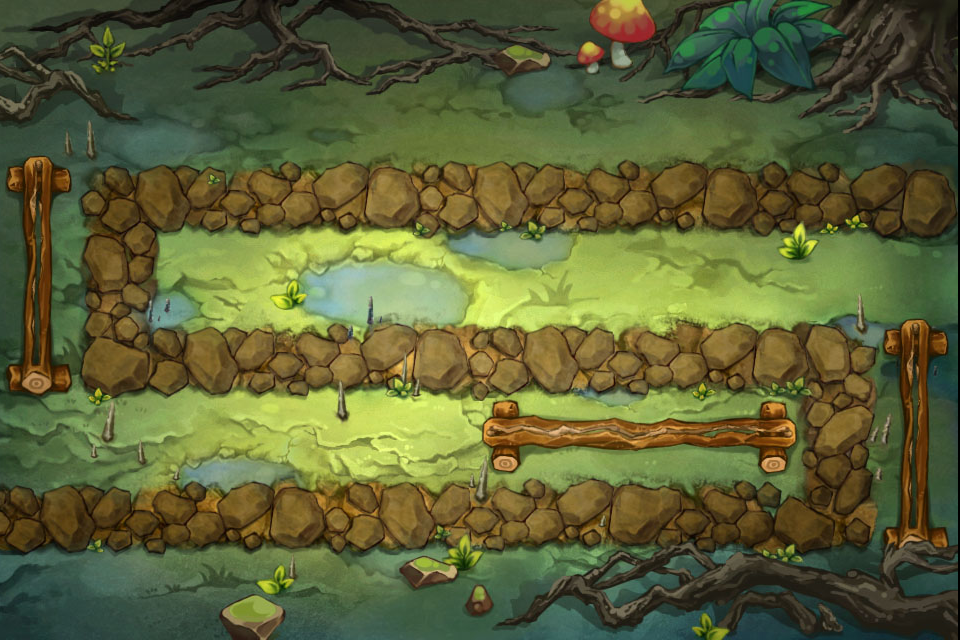

This is a level from a 2D game, rendered from its Tiled map with the project's own tilesets. A one-line summary and the map file follow, with tile-layer data summarised:
An orthogonal 12x8 tile map with 80x80 px tiles, 1 tile layer (Background) and 7 objects (3x grass, 2x wood, woodhero, stakes.png).

<map version="1.0" orientation="orthogonal" width="12" height="8" tilewidth="80" tileheight="80">
 <tileset firstgid="1" name="level4_1bg" tilewidth="80" tileheight="80">
  <tileoffset x="-2" y="0" />
  <image source="level4_1bg.jpg" width="960" height="640" />
  <tile id="13">
   <properties>
    <property name="tiletype" value="1" />
   </properties>
  </tile>
  <tile id="14">
   <properties>
    <property name="tiletype" value="1" />
   </properties>
  </tile>
  <tile id="15">
   <properties>
    <property name="tiletype" value="1" />
   </properties>
  </tile>
  <tile id="16">
   <properties>
    <property name="tiletype" value="1" />
   </properties>
  </tile>
  <tile id="17">
   <properties>
    <property name="tiletype" value="1" />
   </properties>
  </tile>
  <tile id="18">
   <properties>
    <property name="tiletype" value="1" />
   </properties>
  </tile>
  <tile id="19">
   <properties>
    <property name="tiletype" value="1" />
   </properties>
  </tile>
  <tile id="20">
   <properties>
    <property name="tiletype" value="1" />
   </properties>
  </tile>
  <tile id="21">
   <properties>
    <property name="tiletype" value="1" />
   </properties>
  </tile>
  <tile id="22">
   <properties>
    <property name="tiletype" value="1" />
   </properties>
  </tile>
  <tile id="24">
   <properties>
    <property name="tiletype" value="2" />
   </properties>
  </tile>
  <tile id="25">
   <properties>
    <property name="tiletype" value="0" />
   </properties>
  </tile>
  <tile id="26">
   <properties>
    <property name="tiletype" value="0" />
   </properties>
  </tile>
  <tile id="27">
   <properties>
    <property name="tiletype" value="0" />
   </properties>
  </tile>
  <tile id="28">
   <properties>
    <property name="tiletype" value="0" />
   </properties>
  </tile>
  <tile id="29">
   <properties>
    <property name="tiletype" value="0" />
   </properties>
  </tile>
  <tile id="30">
   <properties>
    <property name="tiletype" value="0" />
   </properties>
  </tile>
  <tile id="31">
   <properties>
    <property name="tiletype" value="0" />
   </properties>
  </tile>
  <tile id="32">
   <properties>
    <property name="tiletype" value="0" />
   </properties>
  </tile>
  <tile id="33">
   <properties>
    <property name="tiletype" value="0" />
   </properties>
  </tile>
  <tile id="34">
   <properties>
    <property name="tiletype" value="0" />
   </properties>
  </tile>
  <tile id="35">
   <properties>
    <property name="tiletype" value="0" />
   </properties>
  </tile>
  <tile id="36">
   <properties>
    <property name="tiletype" value="2" />
   </properties>
  </tile>
  <tile id="37">
   <properties>
    <property name="tiletype" value="0" />
   </properties>
  </tile>
  <tile id="38">
   <properties>
    <property name="tiletype" value="1" />
   </properties>
  </tile>
  <tile id="39">
   <properties>
    <property name="tiletype" value="1" />
   </properties>
  </tile>
  <tile id="40">
   <properties>
    <property name="tiletype" value="1" />
   </properties>
  </tile>
  <tile id="41">
   <properties>
    <property name="tiletype" value="1" />
   </properties>
  </tile>
  <tile id="42">
   <properties>
    <property name="tiletype" value="1" />
   </properties>
  </tile>
  <tile id="43">
   <properties>
    <property name="tiletype" value="1" />
   </properties>
  </tile>
  <tile id="44">
   <properties>
    <property name="tiletype" value="1" />
   </properties>
  </tile>
  <tile id="45">
   <properties>
    <property name="tiletype" value="1" />
   </properties>
  </tile>
  <tile id="46">
   <properties>
    <property name="tiletype" value="1" />
   </properties>
  </tile>
  <tile id="47">
   <properties>
    <property name="tiletype" value="1" />
   </properties>
  </tile>
  <tile id="48">
   <properties>
    <property name="tiletype" value="2" />
   </properties>
  </tile>
  <tile id="49">
   <properties>
    <property name="tiletype" value="0" />
   </properties>
  </tile>
  <tile id="50">
   <properties>
    <property name="tiletype" value="0" />
   </properties>
  </tile>
  <tile id="51">
   <properties>
    <property name="tiletype" value="0" />
   </properties>
  </tile>
  <tile id="52">
   <properties>
    <property name="tiletype" value="0" />
   </properties>
  </tile>
  <tile id="53">
   <properties>
    <property name="tiletype" value="0" />
   </properties>
  </tile>
  <tile id="54">
   <properties>
    <property name="tiletype" value="0" />
   </properties>
  </tile>
  <tile id="55">
   <properties>
    <property name="tiletype" value="0" />
   </properties>
  </tile>
  <tile id="56">
   <properties>
    <property name="tiletype" value="0" />
   </properties>
  </tile>
  <tile id="57">
   <properties>
    <property name="tiletype" value="0" />
   </properties>
  </tile>
  <tile id="58">
   <properties>
    <property name="tiletype" value="0" />
   </properties>
  </tile>
  <tile id="59">
   <properties>
    <property name="tiletype" value="2" />
   </properties>
  </tile>
  <tile id="60">
   <properties>
    <property name="tiletype" value="1" />
   </properties>
  </tile>
  <tile id="61">
   <properties>
    <property name="tiletype" value="1" />
   </properties>
  </tile>
  <tile id="62">
   <properties>
    <property name="tiletype" value="1" />
   </properties>
  </tile>
  <tile id="63">
   <properties>
    <property name="tiletype" value="1" />
   </properties>
  </tile>
  <tile id="64">
   <properties>
    <property name="tiletype" value="1" />
   </properties>
  </tile>
  <tile id="65">
   <properties>
    <property name="tiletype" value="1" />
   </properties>
  </tile>
  <tile id="66">
   <properties>
    <property name="tiletype" value="2" />
   </properties>
  </tile>
  <tile id="67">
   <properties>
    <property name="tiletype" value="2" />
   </properties>
  </tile>
  <tile id="68">
   <properties>
    <property name="tiletype" value="2" />
   </properties>
  </tile>
  <tile id="69">
   <properties>
    <property name="tiletype" value="2" />
   </properties>
  </tile>
  <tile id="70">
   <properties>
    <property name="tiletype" value="0" />
   </properties>
  </tile>
  <tile id="71">
   <properties>
    <property name="tiletype" value="2" />
   </properties>
  </tile>
  <tile id="72">
   <properties>
    <property name="tiletype" value="0" />
   </properties>
  </tile>
  <tile id="73">
   <properties>
    <property name="tiletype" value="0" />
   </properties>
  </tile>
  <tile id="74">
   <properties>
    <property name="tiletype" value="0" />
   </properties>
  </tile>
  <tile id="75">
   <properties>
    <property name="tiletype" value="0" />
   </properties>
  </tile>
  <tile id="76">
   <properties>
    <property name="tiletype" value="0" />
   </properties>
  </tile>
  <tile id="77">
   <properties>
    <property name="tiletype" value="0" />
   </properties>
  </tile>
  <tile id="78">
   <properties>
    <property name="tiletype" value="0" />
   </properties>
  </tile>
  <tile id="79">
   <properties>
    <property name="tiletype" value="0" />
   </properties>
  </tile>
  <tile id="80">
   <properties>
    <property name="tiletype" value="0" />
   </properties>
  </tile>
  <tile id="81">
   <properties>
    <property name="tiletype" value="0" />
   </properties>
  </tile>
  <tile id="82">
   <properties>
    <property name="tiletype" value="0" />
   </properties>
  </tile>
  <tile id="83">
   <properties>
    <property name="tiletype" value="2" />
   </properties>
  </tile>
 </tileset>
 <layer name="Background" width="12" height="8">
  <data>[96 cells, 96 non-empty, 96 distinct tile ids]</data>
 </layer>
 <objectgroup name="Objects" width="12" height="8">
  <object name="woodhero" x="754" y="429" />
  <object name="wood" x="39" y="277" />
  <object name="wood" x="919" y="434" />
  <object name="stakes.png" x="37" y="590" />
  <object name="grass" x="171" y="648" />
  <object name="grass" x="577" y="638" />
  <object name="grass" x="923" y="152" />
 </objectgroup>
</map>
